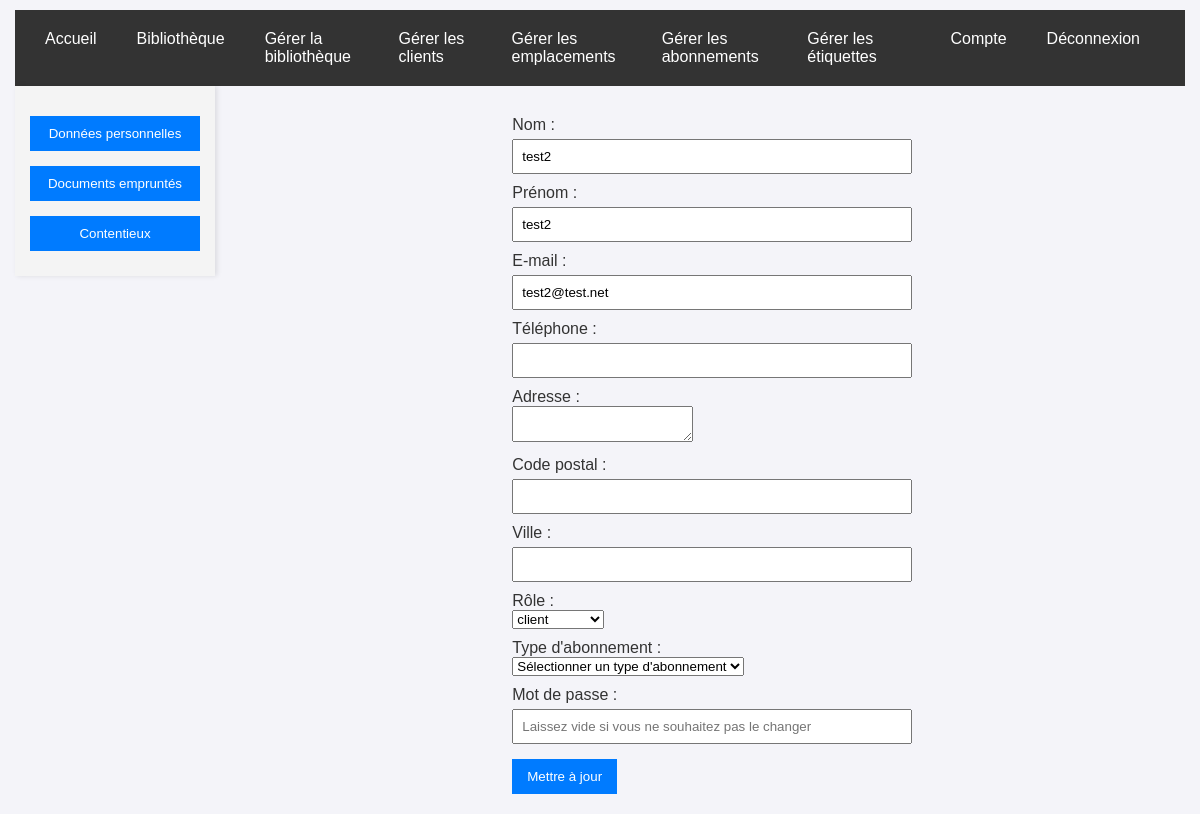
The app's page /backoffice/update_client.php?id_user=2 (signed in), older data.
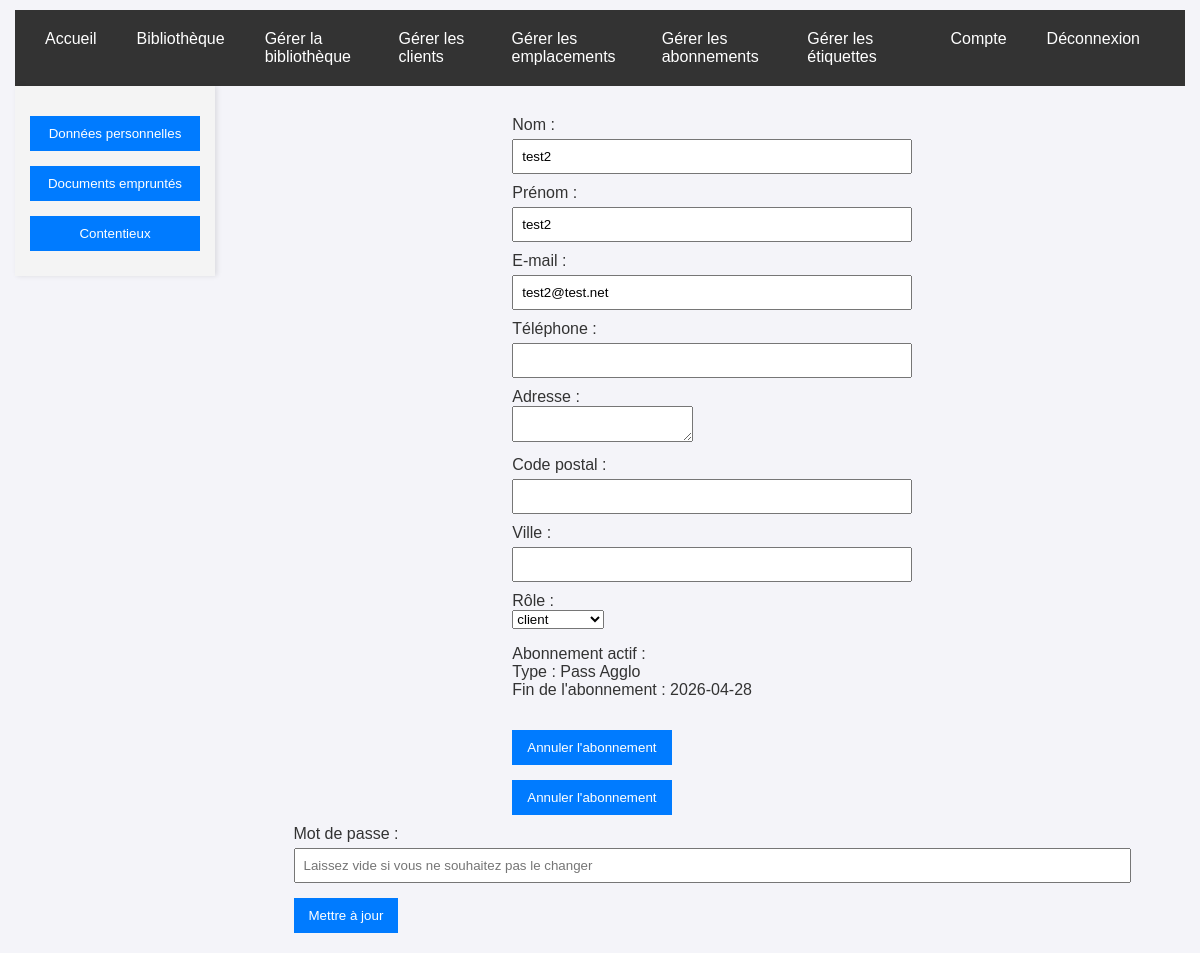
The same page, newer data.
### tables this page shows
CREATE TABLE Subscription_type (
	id_subscription_type INTEGER,
	name_subscription_type TEXT NOT NULL,
	duration_subscription_type INTEGER, price_subscription_type NUMERIC,
	CONSTRAINT SUBSCRIPTION_TYPE_PK PRIMARY KEY (id_subscription_type)
);

CREATE TABLE Subscription(
   id_subscription INTEGER,
   end_date_subscription NUMERIC,
   start_date_subscription NUMERIC,
   id_subscription_type INTEGER NOT NULL,
   id_user INTEGER NOT NULL,
   PRIMARY KEY(id_subscription),
   FOREIGN KEY(id_subscription_type) REFERENCES Subscription_type(id_subscription_type),
   FOREIGN KEY(id_user) REFERENCES Users(id_user)
);

### backoffice/update_client.php (the view, shortened to what this page needs)
<?php
require_once '../database/db_connection.php';
$role = $_SESSION['role'] ?? null;
$user_id = $_GET['id_user'] ?? null;
$stmt = $pdo->prepare("SELECT lastname_user, name_user, email_user, phone_user, address_user, postcode_user, city_user, id_role FROM users WHERE id_user = :id_user");
$stmt->execute(["id_user" => $user_id]);
$result = $stmt->fetch();
if ($result) {
    $user = $result;
} else {
    echo "Error: User not found.";
    exit();
}
$query = $pdo->prepare("SELECT * FROM Subscription WHERE id_user = :id_user");
$query->execute(["id_user" => $user_id]);
$user_subscriptions = $query->fetchAll(PDO::FETCH_ASSOC);
$active_subscription = null;
if ($user_subscriptions) {
    for ($i = 0; $i < count($user_subscriptions); $i++) {
        if ($user_subscriptions[$i]['end_date_subscription'] > date('Y-m-d')) {
            $active_subscription = $user_subscriptions[$i];
        }
    }
}
$roles = $pdo->query("SELECT * FROM role")->fetchAll(PDO::FETCH_ASSOC);
$roles = array_filter($roles, function ($r) use ($role) {
    return $r['id_role'] >= $role;
});
$subscription_types = $pdo->query("SELECT * FROM Subscription_type")->fetchAll(PDO::FETCH_ASSOC);
?>
<!DOCTYPE html>
<html lang="en">
<head>
    <link rel="stylesheet" href="../styles/style.css">
</head>
<body>
    <?php include '../navbar.php'; ?>
    <div class="sidebar">
        <button onclick="showSection('personal-info')">Données personnelles</button>
        <button onclick="showSection('active-books')">Documents empruntés</button>
        <button onclick="showSection('active-disputes')">Contentieux</button>
    </div>
    <div class="content">
        <div id="personal-info" class="section active">
            <form method="POST" action="">
                <label for="lastname">Nom :</label>
                <input type="text" id="lastname" name="lastname" value="<?= htmlspecialchars($user['lastname_user']) ?>" required>
                <label for="name">Prénom :</label>
                <input type="text" id="name" name="name" value="<?= htmlspecialchars($user['name_user']) ?>" required>
                <label for="email">E-mail :</label>
                <input type="email" id="email" name="email" value="<?= htmlspecialchars($user['email_user']) ?>" required>
                <label for="phone">Téléphone :</label>
                <input type="text" id="phone" name="phone" value="<?= htmlspecialchars($user['phone_user']) ?>">
                <label for="address">Adresse :</label>
                <textarea id="address" name="address"><?= htmlspecialchars($user['address_user']) ?></textarea>
                <label for="postcode">Code postal :</label>
                <input type="text" id="postcode" name="postcode" value="<?= htmlspecialchars($user['postcode_user']) ?>">
                <label for="city">Ville :</label>
                <input type="text" id="city" name="city" value="<?= htmlspecialchars($user['city_user']) ?>">
                <label for="role">Rôle :</label>
                <select id="role" name="role" required>
                    <?php foreach ($roles as $role): ?>
                        <option value="<?= $role['id_role'] ?>" <?= $user['id_role'] == $role['id_role'] ? 'selected' : '' ?>>
                            <?= htmlspecialchars($role['name_role']) ?>
                        </option>
                    <?php endforeach; ?>
                </select>
                <?php if (!$active_subscription): ?>
                    <label for="subscription_type">Type d'abonnement :</label>
                    <select id="subscription_type" name="subscription_type">
                        <option value="">Sélectionner un type d'abonnement</option>
                    </select>
                <?php else: ?>
                    <p>Abonnement actif : <br/>
                    Type : <?= htmlspecialchars(array_find($subscription_types, function ($type) use ($active_subscription) { return $type['id_subscription_type'] == $active_subscription['id_subscription_type']; })['name_subscription_type']) ?><br/>
                    Fin de l'abonnement : <?= htmlspecialchars($active_subscription['end_date_subscription']) ?></p>
                    <form method="POST" action="">
                        <button type="submit">Annuler l'abonnement</button>
                    </form>
                    <form method="POST" action="">
                        <button type="submit">Annuler l'abonnement</button>
                    </form>
                <?php endif; ?>
                <label for="password">Mot de passe :</label>
                <input type="password" id="password" name="password" placeholder="Laissez vide si vous ne souhaitez pas le changer" class="input">
                <button type="submit" class="button">Mettre à jour</button>
            </form>
        </div>
    </div>
</body>
</html>

Row changes from the older to the newer data that the page shows:
now on this page (row edited): subscription_type: name_subscription_type "Pass Agglo"
added subscription: end_date_subscription "2026-04-28"
Text that changed along with them:
form field subscription_type: "Sélectionner un type d'abonnement" → (not shown)
text no longer shown: "Type d'abonnement :"
text now shown: "Abonnement actif : Type : Fin de l'abonnement : Annuler l'abonnement Annuler l'abonnement"
